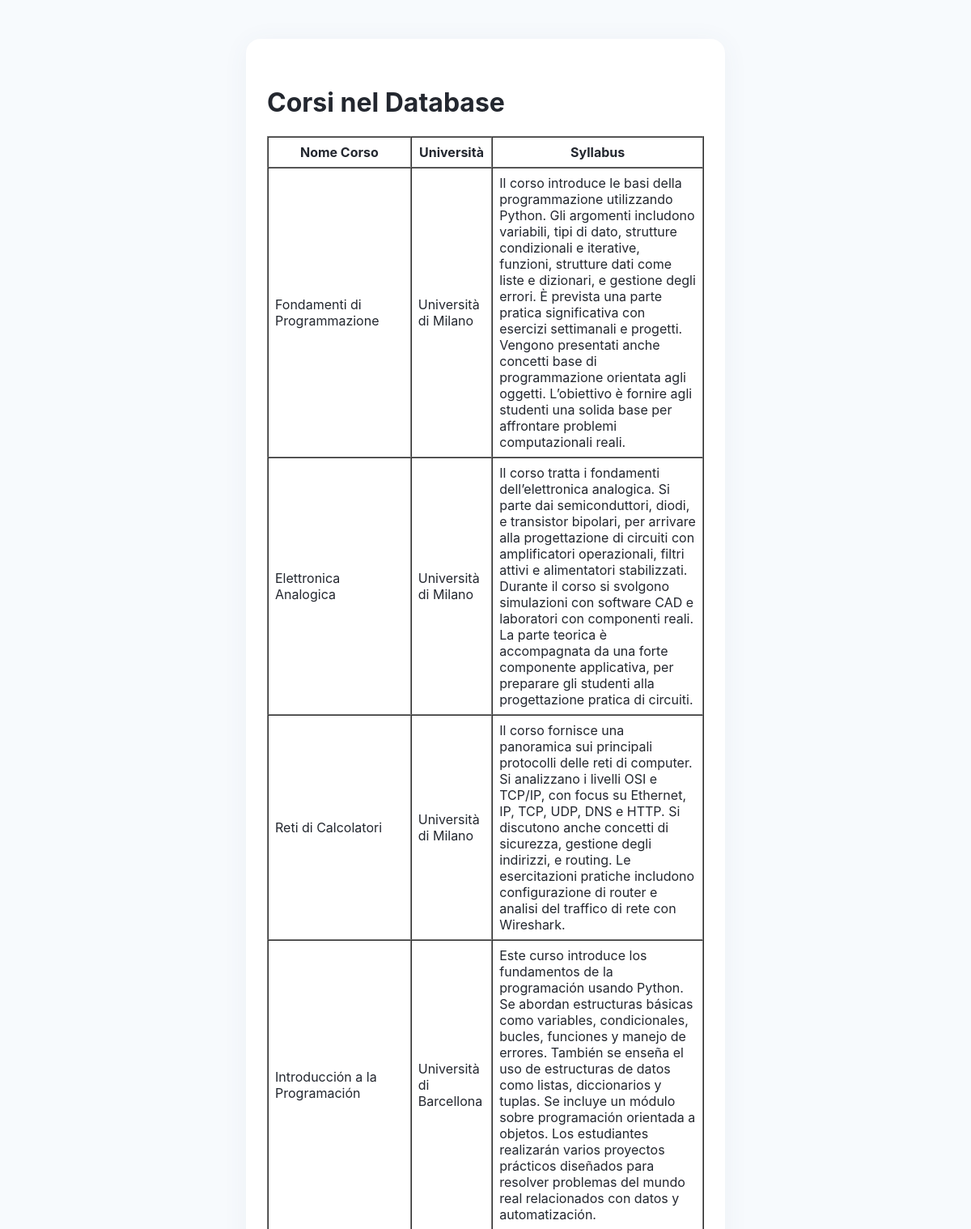
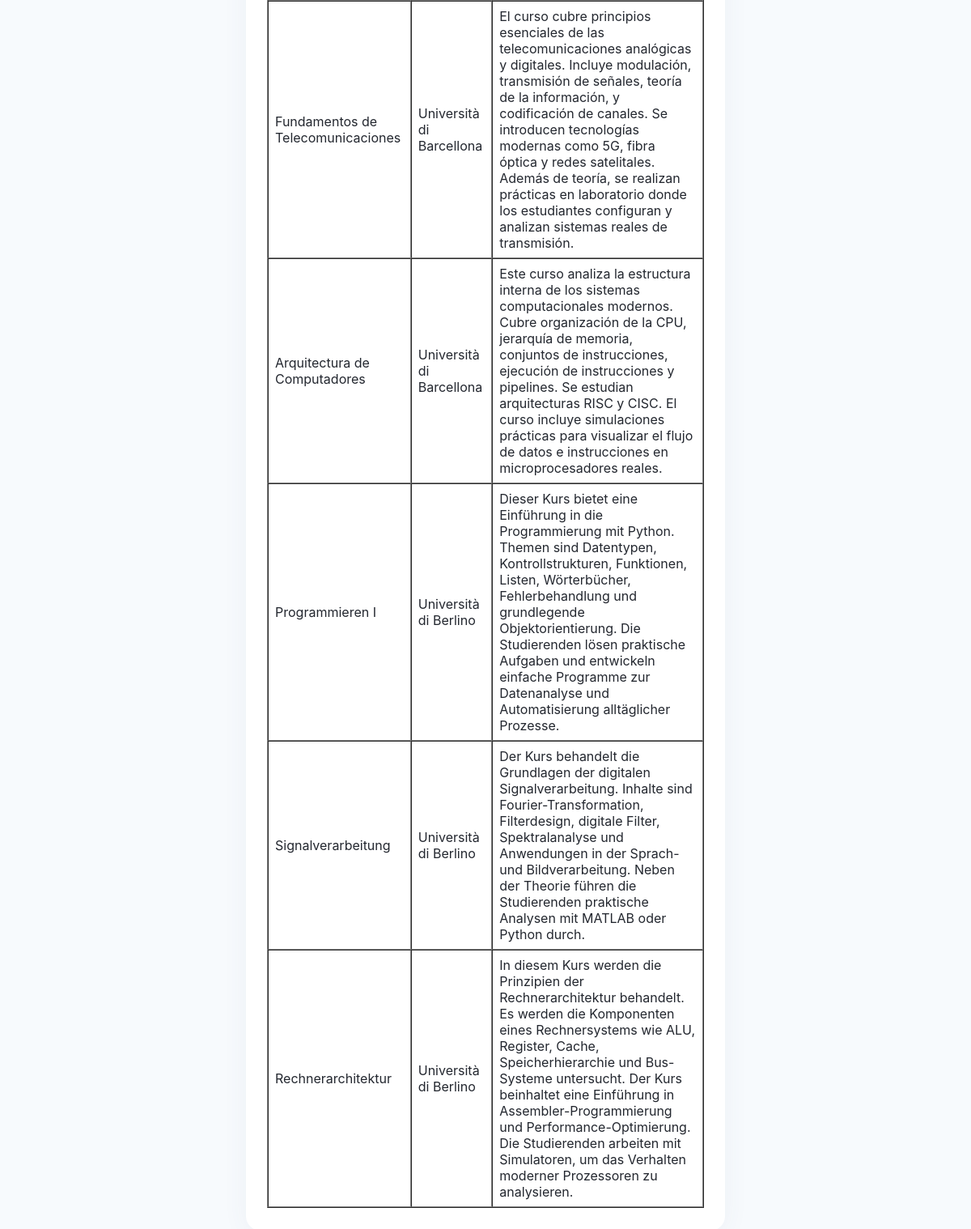
The app's page /corsi, older data (2 pictures, top to bottom).
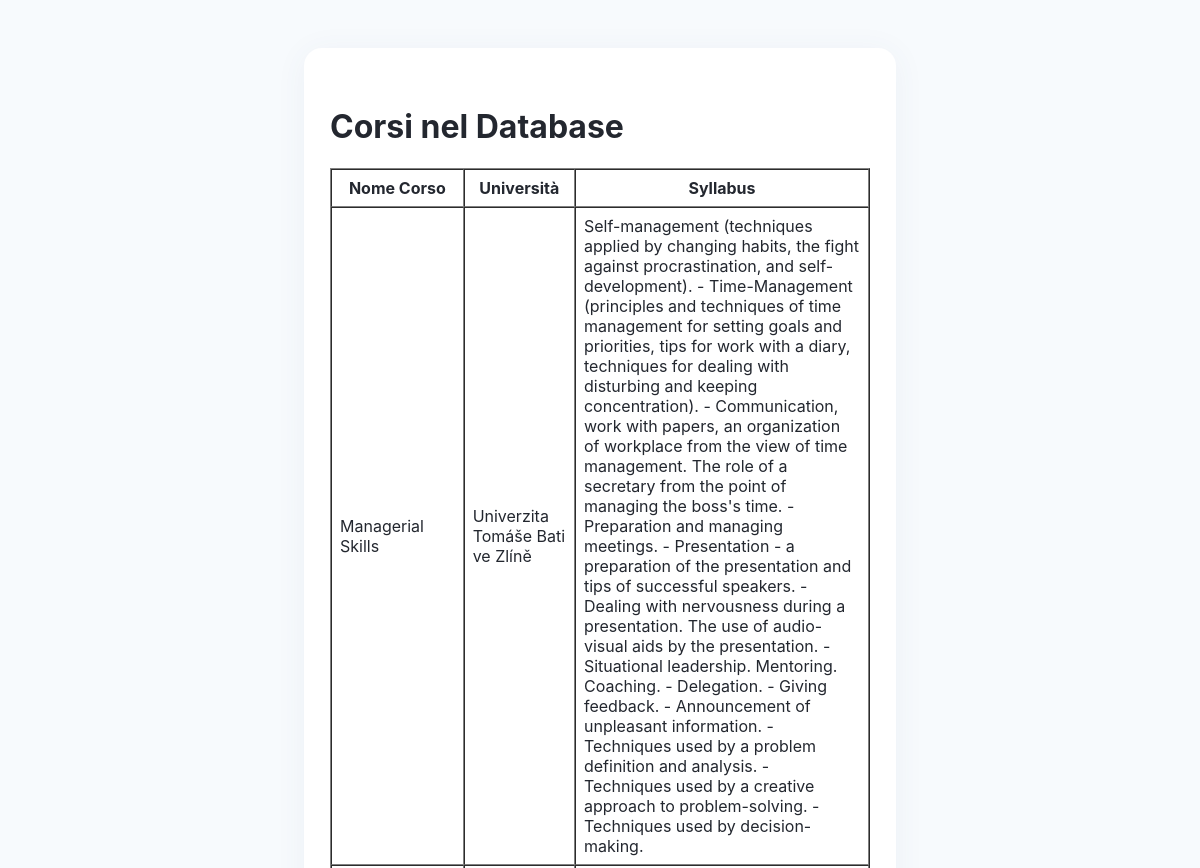
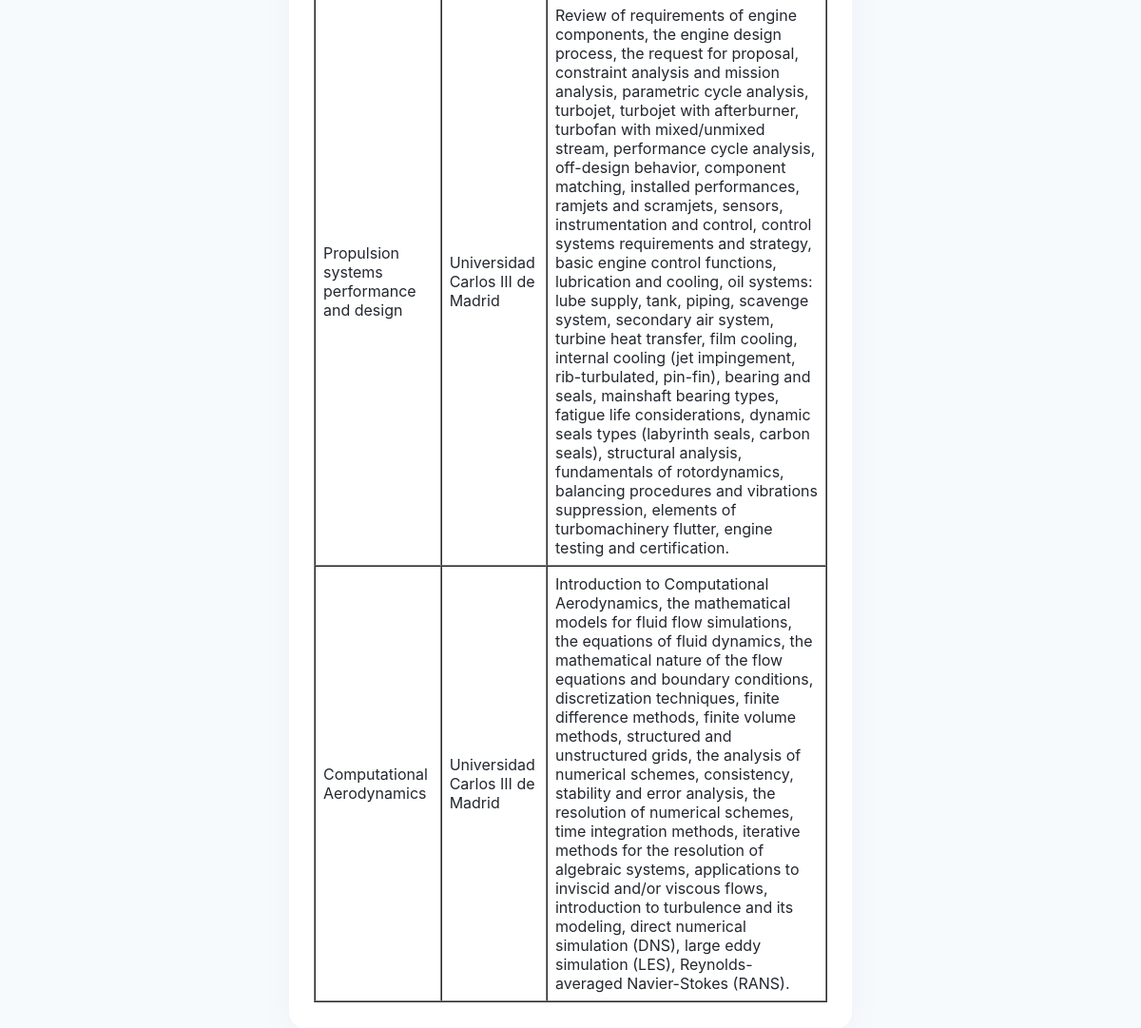
The same page, newer data (2 pictures, top to bottom).
### app/models.py (models this page shows)
class Course(db.Model):
    id = db.Column(db.Integer, primary_key=True)
    name = db.Column(db.String(100), nullable=False)
    syllabus = db.Column(db.Text, nullable=False)
    embedding = db.Column(db.PickleType, nullable=True)
    university_id = db.Column(db.Integer, db.ForeignKey('university.id'), nullable=False)

class University(db.Model):
    id = db.Column(db.Integer, primary_key=True)
    name = db.Column(db.String(100), nullable=False)
    courses = db.relationship('Course', backref='university', lazy=True)

### app/routes.py (the view)
@app.route('/corsi')
def lista_corsi():
    corsi = Course.query.all()
    return render_template('corsi.html', corsi=corsi)

### app/templates/corsi.html (shortened to what this page needs)
<!DOCTYPE html>
<html lang="it">
<head>
    <link rel="stylesheet" href="{{ url_for('static', filename='style.css') }}">
</head>
<body>
    <div class="container">
        <h1>Corsi nel Database</h1>
        <table border="1" cellspacing="0" cellpadding="8">
            <tr>
                <th>Nome Corso</th>
                <th>Università</th>
                <th>Syllabus</th>
            </tr>
            {% for corso in corsi %}
            <tr>
                <td>{{ corso.name }}</td>
                <td>{{ corso.university.name }}</td>
                <td>{{ corso.syllabus }}</td>
            </tr>
            {% endfor %}
        </table>
    </div>
</body>
</html>

### app/static/style.css (style rules this page uses)
body, html { height: 100%; margin: 0; padding: 0; font-family: 'Montserrat', 'Inter', 'Segoe UI', Arial, sans-serif; background: #f7fafd; color: #23272f; min-height: 100vh; }
.container { max-width: 540px; width: 96%; margin: 48px auto; background: #fff; border-radius: 18px; box-shadow: 0 4px 32px rgba(60, 80, 120, 0.06); padding: 38px 26px 28px 26px; display: flex; flex-direction: column; align-items: stretch; min-height: 56vh; }

Row changes from the older to the newer data that the page shows:
removed Course: name "Fondamenti di Programmazione", university.name "Università di Milano", syllabus "Il corso introduce le basi della programmazione utilizzando Python. Gli argomenti includono variabili, tipi di dato, strutture condizionali e iterative, funzioni, strutture dati come liste e dizionari, e gestione degli errori. È prevista una parte pratica significativa con esercizi settimanali e progetti. Vengono presentati anche concetti base di programmazione orientata agli oggetti. L’obiettivo è fornire agli studenti una solida base per affrontare problemi computazionali reali."
removed Course: name "Elettronica Analogica", university.name "Università di Milano", syllabus "Il corso tratta i fondamenti dell’elettronica analogica. Si parte dai semiconduttori, diodi, e transistor bipolari, per arrivare alla progettazione di circuiti con amplificatori operazionali, filtri attivi e alimentatori stabilizzati. Durante il corso si svolgono simulazioni con software CAD e laboratori con componenti reali. La parte teorica è accompagnata da una forte componente applicativa, per preparare gli studenti alla progettazione pratica di circuiti."
removed Course: name "Reti di Calcolatori", university.name "Università di Milano", syllabus "Il corso fornisce una panoramica sui principali protocolli delle reti di computer. Si analizzano i livelli OSI e TCP/IP, con focus su Ethernet, IP, TCP, UDP, DNS e HTTP. Si discutono anche concetti di sicurezza, gestione degli indirizzi, e routing. Le esercitazioni pratiche includono configurazione di router e analisi del traffico di rete con Wireshark."
removed Course: name "Introducción a la Programación", university.name "Università di Barcellona", syllabus "Este curso introduce los fundamentos de la programación usando Python. Se abordan estructuras básicas como variables, condicionales, bucles, funciones y manejo de errores. También se enseña el uso de estructuras de datos como listas, diccionarios y tuplas. Se incluye un módulo sobre programación orientada a objetos. Los estudiantes realizarán varios proyectos prácticos diseñados para resolver problemas del mundo real relacionados con datos y automatización."
removed Course: name "Fundamentos de Telecomunicaciones", university.name "Università di Barcellona", syllabus "El curso cubre principios esenciales de las telecomunicaciones analógicas y digitales. Incluye modulación, transmisión de señales, teoría de la información, y codificación de canales. Se introducen tecnologías modernas como 5G, fibra óptica y redes satelitales. Además de teoría, se realizan prácticas en laboratorio donde los estudiantes configuran y analizan sistemas reales de transmisión."
removed Course: name "Arquitectura de Computadores", university.name "Università di Barcellona", syllabus "Este curso analiza la estructura interna de los sistemas computacionales modernos. Cubre organización de la CPU, jerarquía de memoria, conjuntos de instrucciones, ejecución de instrucciones y pipelines. Se estudian arquitecturas RISC y CISC. El curso incluye simulaciones prácticas para visualizar el flujo de datos e instrucciones en microprocesadores reales."
removed Course: name "Programmieren I", university.name "Università di Berlino", syllabus "Dieser Kurs bietet eine Einführung in die Programmierung mit Python. Themen sind Datentypen, Kontrollstrukturen, Funktionen, Listen, Wörterbücher, Fehlerbehandlung und grundlegende Objektorientierung. Die Studierenden lösen praktische Aufgaben und entwickeln einfache Programme zur Datenanalyse und Automatisierung alltäglicher Prozesse."
removed Course: name "Signalverarbeitung", university.name "Università di Berlino", syllabus "Der Kurs behandelt die Grundlagen der digitalen Signalverarbeitung. Inhalte sind Fourier-Transformation, Filterdesign, digitale Filter, Spektralanalyse und Anwendungen in der Sprach- und Bildverarbeitung. Neben der Theorie führen die Studierenden praktische Analysen mit MATLAB oder Python durch."
removed Course: name "Rechnerarchitektur", university.name "Università di Berlino", syllabus "In diesem Kurs werden die Prinzipien der Rechnerarchitektur behandelt. Es werden die Komponenten eines Rechnersystems wie ALU, Register, Cache, Speicherhierarchie und Bus-Systeme untersucht. Der Kurs beinhaltet eine Einführung in Assembler-Programmierung und Performance-Optimierung. Die Studierenden arbeiten mit Simulatoren, um das Verhalten moderner Prozessoren zu analysieren."
added Course: name "Managerial Skills", university.name "Univerzita Tomáše Bati ve Zlíně", syllabus "Self-management (techniques applied by changing habits, the fight against procrastination, and self-development). - Time-Management (principles and techniques of time management for setting goals and priorities, tips for work with a diary, techniques for dealing with disturbing and keeping concentration). - Communication, work with papers, an organization of workplace from the view of time management. The role of a secretary from the point of managing the boss's time. - Preparation and managing meetings. - Presentation - a preparation of the presentation and tips of successful speakers. - Dealing with nervousness during a presentation. The use of audio-visual aids by the presentation. -…"
added Course: name "Propulsion systems performance and design", university.name "Universidad Carlos III de Madrid", syllabus "Review of requirements of engine components, the engine design process, the request for proposal, constraint analysis and mission analysis, parametric cycle analysis, turbojet, turbojet with afterburner, turbofan with mixed/unmixed stream, performance cycle analysis, off-design behavior, component matching, installed performances, ramjets and scramjets, sensors, instrumentation and control, control systems requirements and strategy, basic engine control functions, lubrication and cooling, oil systems: lube supply, tank, piping, scavenge system, secondary air system, turbine heat transfer, film cooling, internal cooling (jet impingement, rib-turbulated, pin-fin), bearing and seals, mainshaft…"
added Course: name "Computational Aerodynamics", university.name "Universidad Carlos III de Madrid", syllabus "Introduction to Computational Aerodynamics, the mathematical models for fluid flow simulations, the equations of fluid dynamics, the mathematical nature of the flow equations and boundary conditions, discretization techniques, finite difference methods, finite volume methods, structured and unstructured grids, the analysis of numerical schemes, consistency, stability and error analysis, the resolution of numerical schemes, time integration methods, iterative methods for the resolution of algebraic systems, applications to inviscid and/or viscous flows, introduction to turbulence and its modeling, direct numerical simulation (DNS), large eddy simulation (LES), Reynolds-averaged Navier-Stokes…"
